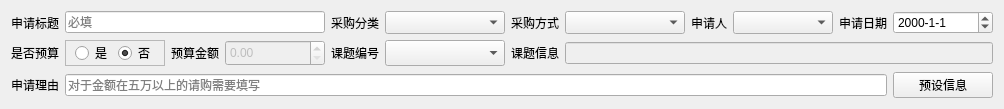
<?xml version="1.0" encoding="UTF-8"?>
<ui version="4.0">
 <class>Form</class>
 <widget class="QWidget" name="Form">
  <property name="geometry">
   <rect>
    <x>0</x>
    <y>0</y>
    <width>1002</width>
    <height>106</height>
   </rect>
  </property>
  <property name="windowTitle">
   <string>Form</string>
  </property>
  <layout class="QVBoxLayout" name="verticalLayout">
   <item>
    <layout class="QGridLayout" name="gridLayout">
     <item row="2" column="1" colspan="10">
      <widget class="QLineEdit" name="lineEdit_request_reason">
       <property name="maxLength">
        <number>80</number>
       </property>
       <property name="placeholderText">
        <string>对于金额在五万以上的请购需要填写</string>
       </property>
      </widget>
     </item>
     <item row="2" column="0">
      <widget class="QLabel" name="label_10">
       <property name="text">
        <string>申请理由</string>
       </property>
       <property name="alignment">
        <set>Qt::AlignRight|Qt::AlignTrailing|Qt::AlignVCenter</set>
       </property>
      </widget>
     </item>
     <item row="1" column="2">
      <widget class="QLabel" name="label_7">
       <property name="text">
        <string>预算金额</string>
       </property>
       <property name="alignment">
        <set>Qt::AlignRight|Qt::AlignTrailing|Qt::AlignVCenter</set>
       </property>
      </widget>
     </item>
     <item row="0" column="8">
      <widget class="QLabel" name="label_3">
       <property name="text">
        <string>申请人</string>
       </property>
       <property name="alignment">
        <set>Qt::AlignRight|Qt::AlignTrailing|Qt::AlignVCenter</set>
       </property>
      </widget>
     </item>
     <item row="0" column="4">
      <widget class="QLabel" name="label_2">
       <property name="text">
        <string>采购分类</string>
       </property>
       <property name="alignment">
        <set>Qt::AlignRight|Qt::AlignTrailing|Qt::AlignVCenter</set>
       </property>
      </widget>
     </item>
     <item row="1" column="4">
      <widget class="QLabel" name="label_8">
       <property name="text">
        <string>课题编号</string>
       </property>
       <property name="alignment">
        <set>Qt::AlignRight|Qt::AlignTrailing|Qt::AlignVCenter</set>
       </property>
      </widget>
     </item>
     <item row="0" column="6">
      <widget class="QLabel" name="label_5">
       <property name="text">
        <string>采购方式</string>
       </property>
       <property name="alignment">
        <set>Qt::AlignRight|Qt::AlignTrailing|Qt::AlignVCenter</set>
       </property>
      </widget>
     </item>
     <item row="0" column="5">
      <widget class="QComboBox" name="comboBox_purchase_category">
       <property name="minimumSize">
        <size>
         <width>120</width>
         <height>0</height>
        </size>
       </property>
       <property name="maximumSize">
        <size>
         <width>120</width>
         <height>100</height>
        </size>
       </property>
      </widget>
     </item>
     <item row="1" column="0">
      <widget class="QLabel" name="label_6">
       <property name="text">
        <string>是否预算</string>
       </property>
       <property name="alignment">
        <set>Qt::AlignRight|Qt::AlignTrailing|Qt::AlignVCenter</set>
       </property>
      </widget>
     </item>
     <item row="0" column="7">
      <widget class="QComboBox" name="comboBox_purchase_method">
       <property name="minimumSize">
        <size>
         <width>120</width>
         <height>0</height>
        </size>
       </property>
       <property name="maximumSize">
        <size>
         <width>120</width>
         <height>100</height>
        </size>
       </property>
      </widget>
     </item>
     <item row="0" column="10">
      <widget class="QLabel" name="label_4">
       <property name="text">
        <string>申请日期</string>
       </property>
       <property name="alignment">
        <set>Qt::AlignRight|Qt::AlignTrailing|Qt::AlignVCenter</set>
       </property>
      </widget>
     </item>
     <item row="0" column="9">
      <widget class="QComboBox" name="comboBox_applicant">
       <property name="minimumSize">
        <size>
         <width>100</width>
         <height>0</height>
        </size>
       </property>
       <property name="maximumSize">
        <size>
         <width>120</width>
         <height>100</height>
        </size>
       </property>
      </widget>
     </item>
     <item row="1" column="5">
      <widget class="QComboBox" name="comboBox_project">
       <property name="minimumSize">
        <size>
         <width>120</width>
         <height>0</height>
        </size>
       </property>
       <property name="maximumSize">
        <size>
         <width>120</width>
         <height>100</height>
        </size>
       </property>
      </widget>
     </item>
     <item row="1" column="6">
      <widget class="QLabel" name="label_9">
       <property name="text">
        <string>课题信息</string>
       </property>
       <property name="alignment">
        <set>Qt::AlignRight|Qt::AlignTrailing|Qt::AlignVCenter</set>
       </property>
      </widget>
     </item>
     <item row="1" column="3">
      <widget class="QDoubleSpinBox" name="doubleSpinBox_budget_amount">
       <property name="enabled">
        <bool>false</bool>
       </property>
       <property name="minimumSize">
        <size>
         <width>100</width>
         <height>0</height>
        </size>
       </property>
       <property name="maximumSize">
        <size>
         <width>120</width>
         <height>100</height>
        </size>
       </property>
       <property name="maximum">
        <double>999999999.990000009536743</double>
       </property>
      </widget>
     </item>
     <item row="0" column="11">
      <widget class="QDateEdit" name="dateEdit_request_date">
       <property name="minimumSize">
        <size>
         <width>100</width>
         <height>0</height>
        </size>
       </property>
       <property name="maximumSize">
        <size>
         <width>120</width>
         <height>100</height>
        </size>
       </property>
       <property name="displayFormat">
        <string>yyyy-M-d</string>
       </property>
      </widget>
     </item>
     <item row="0" column="1" colspan="3">
      <widget class="QLineEdit" name="lineEdit_request_title">
       <property name="text">
        <string/>
       </property>
       <property name="placeholderText">
        <string>必填</string>
       </property>
      </widget>
     </item>
     <item row="1" column="7" colspan="5">
      <widget class="QLineEdit" name="lineEdit_project_info">
       <property name="enabled">
        <bool>false</bool>
       </property>
       <property name="readOnly">
        <bool>true</bool>
       </property>
      </widget>
     </item>
     <item row="0" column="0">
      <widget class="QLabel" name="label">
       <property name="sizePolicy">
        <sizepolicy hsizetype="Fixed" vsizetype="Preferred">
         <horstretch>0</horstretch>
         <verstretch>0</verstretch>
        </sizepolicy>
       </property>
       <property name="text">
        <string>申请标题</string>
       </property>
       <property name="alignment">
        <set>Qt::AlignRight|Qt::AlignTrailing|Qt::AlignVCenter</set>
       </property>
      </widget>
     </item>
     <item row="1" column="1">
      <widget class="QFrame" name="frame">
       <property name="minimumSize">
        <size>
         <width>100</width>
         <height>0</height>
        </size>
       </property>
       <property name="maximumSize">
        <size>
         <width>120</width>
         <height>100</height>
        </size>
       </property>
       <property name="frameShape">
        <enum>QFrame::StyledPanel</enum>
       </property>
       <layout class="QHBoxLayout" name="horizontalLayout">
        <property name="topMargin">
         <number>0</number>
        </property>
        <property name="bottomMargin">
         <number>0</number>
        </property>
        <item>
         <widget class="QRadioButton" name="radioButton_yes">
          <property name="text">
           <string>是</string>
          </property>
         </widget>
        </item>
        <item>
         <widget class="QRadioButton" name="radioButton_no">
          <property name="text">
           <string>否</string>
          </property>
          <property name="checked">
           <bool>true</bool>
          </property>
         </widget>
        </item>
       </layout>
      </widget>
     </item>
     <item row="2" column="11">
      <widget class="QPushButton" name="pushButton_preset_reasons">
       <property name="text">
        <string>预设信息</string>
       </property>
      </widget>
     </item>
    </layout>
   </item>
  </layout>
 </widget>
 <resources/>
 <connections>
  <connection>
   <sender>radioButton_yes</sender>
   <signal>toggled(bool)</signal>
   <receiver>doubleSpinBox_budget_amount</receiver>
   <slot>setEnabled(bool)</slot>
   <hints>
    <hint type="sourcelabel">
     <x>88</x>
     <y>50</y>
    </hint>
    <hint type="destinationlabel">
     <x>258</x>
     <y>56</y>
    </hint>
   </hints>
  </connection>
 </connections>
</ui>
